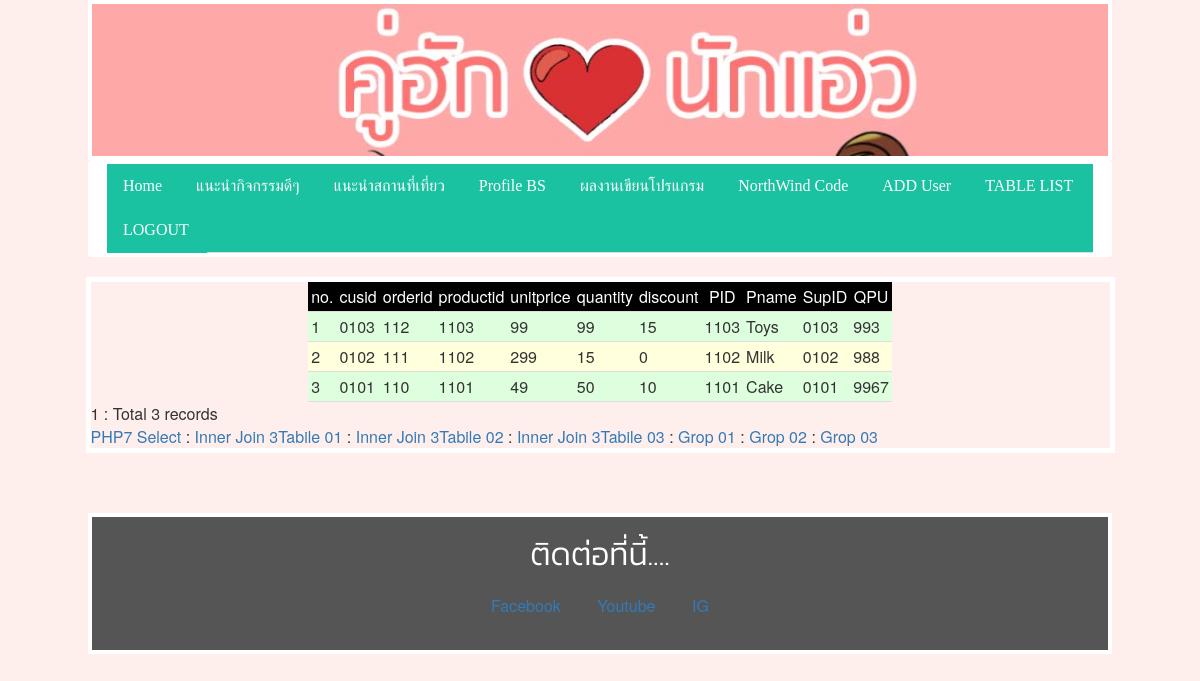
The page /htdoc/select19.php?t=14&php=7 (signed in) on the database its author committed.
### tables this page shows
CREATE TABLE `orders` (
  `ordid` char(4) DEFAULT NULL,
  `cusid` char(40) DEFAULT NULL,
  `empid` char(40) DEFAULT NULL,
  `orddate` char(40) DEFAULT NULL,
  `ship` char(40) DEFAULT NULL
);

CREATE TABLE `orderdetails` (
  `orderid` char(5) DEFAULT NULL,
  `productid` char(40) DEFAULT NULL,
  `unitprice` char(40) DEFAULT NULL,
  `quantity` char(40) DEFAULT NULL,
  `discount` char(40) DEFAULT NULL
);

CREATE TABLE `productstest` (
  `PID` char(4) DEFAULT NULL,
  `Pname` char(40) DEFAULT NULL,
  `SupID` char(40) DEFAULT NULL,
  `QPU` char(40) DEFAULT NULL,
  `UP` char(40) DEFAULT NULL,
  `cateid` varchar(20) DEFAULT NULL
);

### htdoc/select19.php (the view, shortened to what this page needs)
<?php include("header.php"); ?>
<?php
$host = "sql313.epizy.com";
$uname = "epiz_24433388";
$upass 		= "J6oFOlF1t8bl9YA";
$db = "epiz_24433388_fulkkie23";
$maxField		= 	10;
$lineperpage	= 	25;
$linenumber		= 	true;
if(isset($_GET["p"])) $currentpage = $_GET["p"]; else $currentpage = 1;
if((int)phpversion() >= 7) $php7 = true; else $php7 = false;
if(isset($_GET["php"])) { if($_GET["php"] == "7") $php7 = true; else $php7 = false; }
$mytable = "<style>
.mytable { margin-left:auto; margin-right:auto; }
.mytable td {padding:3px; border-bottom: 1px solid #dddddd; }
.mytable tr:nth-child(even) {background-color: #ddffdd}
.mytable tr:nth-child(odd) {background-color: #ffffdd}
.mytable tr:hover {background-color: #ddddff}
</style>";
if($php7) {
	$connect = new mysqli($host, $uname, $upass, $db);
} else {
	if (function_exists('mysql_connect')) {
		if(!$connect = mysql_connect($host, $uname, $upass)) die("Connect failed : ");
	} else {
		die("function mysql_connect : not exist in PHP");
	}
}
$sql_type 	= 	0;
if(isset($_GET["t"])) {
	$sql_type = $_GET["t"];
	switch ($_GET["t"]) {
	case "14": $sql="
	select orders.cusid, `orderdetails`.*, productstest.*
	from (orders inner join `orderdetails` on orders.ordid = `orderdetails`.orderid
	inner join productstest on `orderdetails`.productid = productstest.PID)
	where `orderdetails`.unitprice > 20
	"; break;
	}
}
if($php7) {
	$result = $connect->query($sql);
	echo $mytable . "<table class='mytable'><tr style='background-color:black;color:white;'>";
	if($linenumber) echo "<td>no.</td>";
	$i = 0;
	while ($fieldinfo=mysqli_fetch_field($result)) {
		if ($i++ < $maxField) echo "<td style='text-align:center'>" . $fieldinfo->name . "</td>";
	}
	echo "</tr>";
	$cntrec=1;
	$totalRec = mysqli_num_rows($result);
	while ($row = mysqli_fetch_array($result)) {
		if ($cntrec >=firstrec($totalRec,$lineperpage,$currentpage) && $cntrec <=lastrec($totalRec,$lineperpage,$currentpage)) {
			echo "<tr>";
			if($linenumber) echo "<td>$cntrec</td>";
			for ($i=0; $i<$maxField ; $i++ ) { echo "<td>$row[$i]</td>"; }
			echo "</tr>";
		}
		$cntrec++;
	}
	echo "</table>";
	for($i=1;$i<=totalpage($totalRec,$lineperpage);$i++) {
		if ($i == $currentpage)
			echo "$i : ";
		else
			echo "<a href='?t=$sql_type&p=$i'>$i</a> : ";
	}
	echo "Total $totalRec records";
}
echo '<br/><a href="?t=1&php=7">PHP7 Select</a> : <a href="?t=14&php=7">Inner Join 3Tabile 01</a> : <a href="?t=15&php=7">Inner Join 3Tabile 02</a> : <a href="?t=16&php=7">Inner Join 3Tabile 03</a> : <a href="?t=10&php=7">Grop 01</a> : <a href="?t=11&php=7">Grop 02</a> : <a href="?t=12&php=7">Grop 03</a>';
function totalpage($totalrec,$lpp) { return ceil($totalrec / $lpp); }
function firstrec($totalrec,$lpp,$page) { return (($lpp * ($page - 1) + 1) > $totalrec ? 1 : ($lpp * ($page - 1) + 1)); }
function lastrec($totalrec,$lpp,$page) { return (($lpp * $page) > $totalrec ? $totalrec : ($lpp * $page)); }
?>
 <?php include("footer.php"); ?>

### htdoc/css/S1.css (style rules this page uses)
html { box-sizing:border-box }
*,*:before,*:after { box-sizing:inherit }
html { -ms-text-size-adjust:100%;-webkit-text-size-adjust:100% }
body { margin:0 }
html,body { font-family:Verdana,sans-serif;font-size:15px;line-height:1.5 }
html { overflow-x:hidden }
* { margin: 0; padding: 0; }

### htdoc/header.php (style rules this page uses)
body { font-family: Arial, Helvetica, sans-serif; }
* { box-sizing: border-box; }
body { font-family: "Times New Roman", Georgia, Serif; }

### htdoc/select19.php (style rules this page uses)
.mytable { margin-left:auto; margin-right:auto; }
.mytable td { padding:3px; border-bottom: 1px solid #dddddd; }
.mytable tr:nth-child(even) { background-color: #ddffdd }
.mytable tr:nth-child(odd) { background-color: #ffffdd }

### rows shown on the page
orders: cusid "0103", orderdetails.orderid "112", orderdetails.productid "1103", orderdetails.unitprice "99", orderdetails.quantity "99", orderdetails.discount "15", productstest.PID "1103", productstest.Pname "Toys", productstest.SupID "0103", productstest.QPU "993"
orders: cusid "0102", orderdetails.orderid "111", orderdetails.productid "1102", orderdetails.unitprice "299", orderdetails.quantity "15", orderdetails.discount "0", productstest.PID "1102", productstest.Pname "Milk", productstest.SupID "0102", productstest.QPU "988"
orders: cusid "0101", orderdetails.orderid "110", orderdetails.productid "1101", orderdetails.unitprice "49", orderdetails.quantity "50", orderdetails.discount "10", productstest.PID "1101", productstest.Pname "Cake", productstest.SupID "0101", productstest.QPU "9967"

### other values the page prints
$fieldinfo->name "cusid"
$fieldinfo->name "orderid"
$fieldinfo->name "productid"
$fieldinfo->name "unitprice"
$fieldinfo->name "quantity"
$fieldinfo->name "discount"
$fieldinfo->name "PID"
$fieldinfo->name "Pname"
$fieldinfo->name "SupID"
$fieldinfo->name "QPU"
$totalRec "3"
